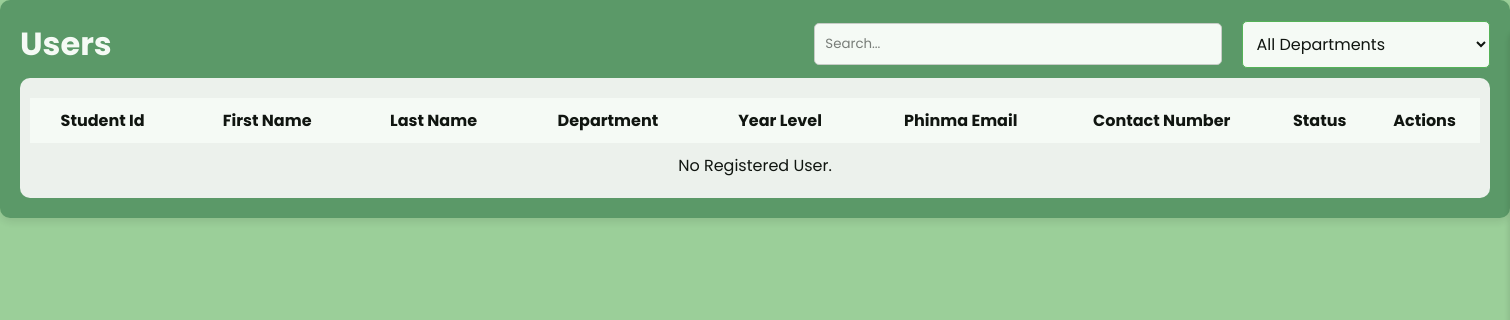
The app's page /users.php, older data.
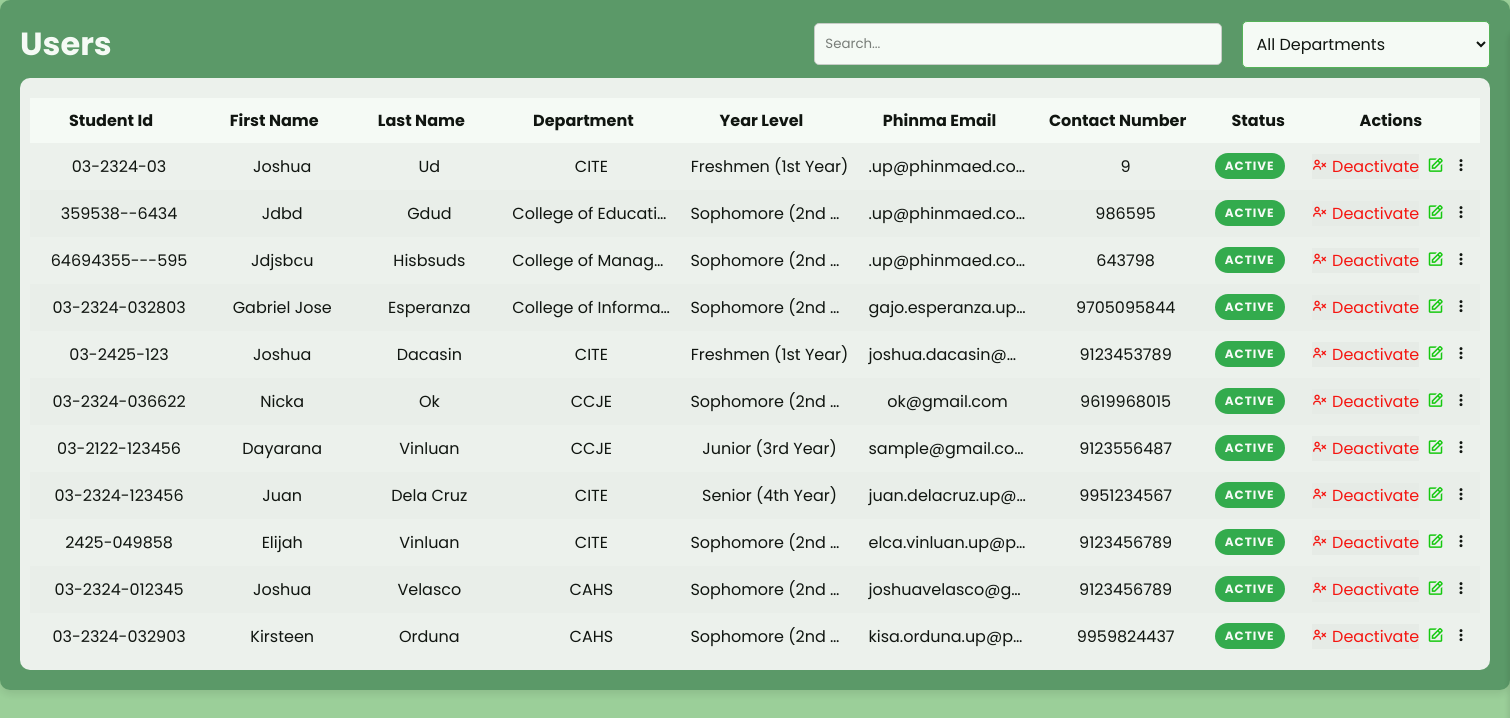
The same page, newer data.
### tables this page shows
CREATE TABLE `user` (
  `user_id` int(11) NOT NULL COMMENT 'Unique ID for each user.',
  `student_id` varchar(255) NOT NULL COMMENT 'Student ID "03-2324-xxxxxx"',
  `first_name` varchar(255) NOT NULL,
  `last_name` varchar(255) NOT NULL,
  `password` varchar(255) NOT NULL,
  `program` varchar(255) NOT NULL,
  `phinmaed_email` varchar(255) NOT NULL COMMENT 'PHINMA EMAIL',
  `year_level` varchar(255) NOT NULL,
  `department` varchar(100) NOT NULL COMMENT 'Course',
  `created_at` timestamp NOT NULL DEFAULT current_timestamp() ON UPDATE current_timestamp() COMMENT 'Registration date',
  `contact_number` bigint(15) NOT NULL COMMENT 'contact number',
  `status` tinyint(1) NOT NULL DEFAULT 1
);

### users.php (the view, shortened to what this page needs)
<?php
include 'db_config.php';?>
<!DOCTYPE html>
<html lang="en">
<head>
    <link rel="stylesheet" href="user.css">
    <link rel="stylesheet" href="global.css">
    <link href='https://unpkg.com/boxicons@2.1.1/css/boxicons.min.css' rel='stylesheet'>
</head>
<body>
<div class="container4">
    <div class="search-sort">
        <h1>Users</h1>
        <input type="text" id="search2" placeholder="Search...">
        <select id="userFilter" class="filter-attendance">
            <option value="">All Departments</option>
        </select>
    </div>
    <div class="table-container1">
        <table>
            <thead>
                <tr>
                    <th>Student Id<i class='bx bx-sort sort-icon'></i></th>
                    <th>First Name<i class='bx bx-sort sort-icon'></i></th>
                    <th>Last Name<i class='bx bx-sort sort-icon'></i></th>
                    <th>Department<i class='bx bx-sort sort-icon'></i></th>
                    <th>Year Level<i class='bx bx-sort sort-icon'></i></th>
                    <th>Phinma Email<i class='bx bx-sort sort-icon'></i></th>
                    <th>Contact Number<i class='bx bx-sort sort-icon'></i></th>
                    <th>Status</th>
                    <th>Actions</th>
                </tr>
            </thead>
            <tbody id="userTableBody">
                <?php
                $result = $conn->query("SELECT * FROM user ORDER BY user_id DESC");
                if ($result->num_rows > 0) {
                    while ($row = $result->fetch_assoc()) {
                        $status = isset($row['status']) && $row['status'] == 1 ? 'Active' : 'Deactivated';
                        $toggleStatus = $row['status'] == 1 ? 'Deactivate' : 'Activate';
                        $toggleClass = $row['status'] == 1 ? 'deactivate-btn' : 'activate-btn';
                        $toggleIcon = $row['status'] == 1 ? 'bx-user-x' : 'bx-user-check';
                        $statusClass = $row['status'] == 1 ? 'status-active' : 'status-deactivated';
                        echo "<tr>
                                <td>{$row['student_id']}</td>
                                <td>{$row['first_name']}</td>
                                <td>{$row['last_name']}</td>
                                <td>{$row['department']}</td>
                                <td>{$row['year_level']}</td>
                                <td>{$row['phinmaed_email']}</td>
                                <td>{$row['contact_number']}</td>
                                <td class='{$statusClass}'>{$status}</td>
                                <td>
                                    <form method='POST' class='toggle-status-form'>
                                        <input type='hidden' name='user_id' value='{$row['user_id']}'>
                                        <div class='actions_button'>
                                            <button type='submit' name='toggle_status' class='toggle-status-btn {$toggleClass}' onclick='return confirmToggleStatus(event, \"{$toggleStatus}\")'><i class='bx {$toggleIcon}'></i> {$toggleStatus}</button>
                                            <button type='button' class='edit-btn' onclick='editUser({$row['user_id']})'><i class='bx bx-edit'></i></button>
                                            <button type='button' class='three-dot-btn' onclick='seeMore({$row['user_id']})'><i class='bx bx-dots-vertical-rounded'></i></button>
                                            </div>
                                    </form>
                                </td>
                              </tr>";
                    }
                } else {
                    echo "<tr><td colspan='10'>No Registered User.</td></tr>";
                }
                ?>
            </tbody>
        </table>
    </div>
</body>
</html>

### user.css (style rules this page uses)
.table-container1 { width: 100%; height: 94%; overflow-y: auto; background: white; border-radius: 10px; padding: 10px; margin-top: 10px; }
.toggle-status-btn { cursor: pointer; font-size: 16px; border: none; }
.toggle-status-btn.deactivate-btn { color: red; }
.status-active { margin-top: 10px; display: inline-block; background-color: #28a745; color: #fff; padding: 4px 10px; border-radius: 50px; font-size: 12px; font-weight: bold; text-align: center; min-width: 60px; text-transform: uppercase; letter-spacing: 1px; }
.actions_button { display: flex; justify-content: space-between; align-items: center; width: 100%; }

### global.css (style rules this page uses)
* { margin: 0; padding: 0; box-sizing: border-box; font-family: 'Poppins', sans-serif; }
:root { --body-color: #f5f5f5; --sidebar-color: linear-gradient(180deg, #1E5128, #000000); --primary-color: #549462; --primary-color-light: #f5f5f5; --toggle-color: #9cb69b; --text-color: #9b9b9b; --table-text-color: #000000; --success-color: #4CAF50; --hover-success-color: #388E3C; --danger-color: #D32F2F; --danger-hover-color: #B71C1C; --edit-button-color: #07c900; --tran-02: all 0.2s ease; --tran-05: all 0.5s ease; --font-size-base: 1rem; --spacing-base: 1rem; }
body { background-color: #9BCF99; transition: var(--tran-05); overflow-x: hidden; font-size: var(--font-size-base); }
.filter-attendance { display: flex; align-items: center; background-color: white; border: 1px solid #4CAF50; padding: calc(var(--spacing-base) * 0.625); cursor: pointer; border-radius: 0.3125rem; font-size: calc(var(--font-size-base) * 1); gap: calc(var(--spacing-base) * 0.3125); width: 30%; }
.edit-btn { background: none; border: none; cursor: pointer; color: var(--edit-button-color); font-size: calc(var(--font-size-base) * 1.125); }
.three-dot-btn { background: none; border: none; cursor: pointer; color: var(--table-text-color); font-size: calc(var(--font-size-base) * 1.125); }
table { width: 100%; border-collapse: collapse; margin-top: calc(var(--spacing-base) * 0.625); }
thead { background-color: #ffffff; position: sticky; top: 0; z-index: 1; }
thead th, tbody td { padding: calc(var(--spacing-base) * 0.625); text-align: center; max-width: 150px; overflow: hidden; text-overflow: ellipsis; white-space: nowrap; }
thead th { cursor: pointer; }
body.dark thead th, tbody td { color: var(--table-text-color); }
tbody tr:nth-child(even) { background-color: #f2f2f2; }
.search-sort { display: flex; align-items: center; justify-content: space-between; border-radius: 0.625rem; }
.search-sort h1 { color: white; width: 100%; font-size: calc(var(--font-size-base) * 2); }
.search-sort input { width: 50%; padding: calc(var(--spacing-base) * 0.625); border: 1px solid #ccc; border-radius: 0.3125rem; margin-right: calc(var(--spacing-base) * 1.25); display: flex; }
.container, .container2, .container3, .container4 { width: 100%; height: 100%; margin: auto; padding: calc(var(--spacing-base) * 1.25); background-color: var(--primary-color); border-radius: 0.625rem; box-shadow: 0 4px 8px rgba(0, 0, 0, 0.1); opacity: 0.9; transition: var(--tran-05) ease; }
body.dark .container, .container2, .container3, .container4 { background: var(--primary-color); }
body.dark .table-container5,.table-container,.table-container1,.table-container3,.table-container4 { background: var(--body-color); }

Row changes from the older to the newer data that the page shows:
added user: student "03-2324-03", first_name "Joshua", last_name "Ud", department "CITE", year_level "Freshmen (1st Year)", phinmaed_email ".up@phinmaed.co…", contact_number "9", status "ACTIVE", status "Deactivate"
added user: student "359538--6434", first_name "Jdbd", last_name "Gdud", department "College of Educati…", year_level "Sophomore (2nd…", phinmaed_email ".up@phinmaed.co…", contact_number "986595", status "ACTIVE", status "Deactivate"
added user: student "64694355---595", first_name "Jdjsbcu", last_name "Hisbsuds", department "College of Manag…", year_level "Sophomore (2nd…", phinmaed_email ".up@phinmaed.co…", contact_number "643798", status "ACTIVE", status "Deactivate"
added user: student "03-2324-032803", first_name "Gabriel Jose", last_name "Esperanza", department "College of Informa…", year_level "Sophomore (2nd…", phinmaed_email "gajo.esperanza.up…", contact_number "9705095844", status "ACTIVE", status "Deactivate"
added user: student "03-2425-123", first_name "Joshua", last_name "Dacasin", department "CITE", year_level "Freshmen (1st Year)", phinmaed_email "joshua.dacasin@…", contact_number "9123453789", status "ACTIVE", status "Deactivate"
added user: student "03-2324-036622", first_name "Nicka", last_name "Ok", department "CCJE", year_level "Sophomore (2nd…", phinmaed_email "ok@gmail.com", contact_number "9619968015", status "ACTIVE", status "Deactivate"
added user: student "03-2122-123456", first_name "Dayarana", last_name "Vinluan", department "CCJE", year_level "Junior (3rd Year)", phinmaed_email "sample@gmail.co…", contact_number "9123556487", status "ACTIVE", status "Deactivate"
added user: student "03-2324-123456", first_name "Juan", last_name "Dela Cruz", department "CITE", year_level "Senior (4th Year)", phinmaed_email "juan.delacruz.up@…", contact_number "9951234567", status "ACTIVE", status "Deactivate"
added user: student "2425-049858", first_name "Elijah", last_name "Vinluan", department "CITE", year_level "Sophomore (2nd…", phinmaed_email "elca.vinluan.up@p…", contact_number "9123456789", status "ACTIVE", status "Deactivate"
added user: student "03-2324-012345", first_name "Joshua", last_name "Velasco", department "CAHS", year_level "Sophomore (2nd…", phinmaed_email "joshuavelasco@g…", contact_number "9123456789", status "ACTIVE", status "Deactivate"
added user: student "03-2324-032903", first_name "Kirsteen", last_name "Orduna", department "CAHS", year_level "Sophomore (2nd…", phinmaed_email "kisa.orduna.up@p…", contact_number "9959824437", status "ACTIVE", status "Deactivate"
Text that changed along with them:
text no longer shown: "No Registered User."
